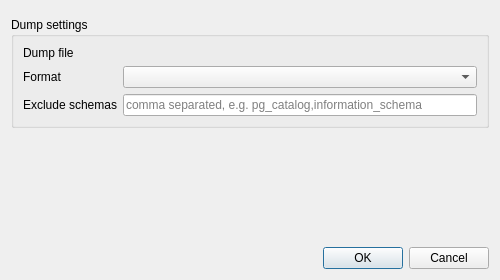
<?xml version="1.0" encoding="UTF-8"?>
<ui version="4.0">
 <class>Dialog</class>
 <widget class="QDialog" name="Dialog">
  <property name="geometry">
   <rect>
    <x>0</x>
    <y>0</y>
    <width>500</width>
    <height>280</height>
   </rect>
  </property>
  <property name="windowTitle">
   <string>Dump database</string>
  </property>
  <layout class="QVBoxLayout" name="verticalLayout">
   <item>
    <widget class="QWidget" name="messageBar_placeholder" native="true"/>
   </item>
   <item>
    <widget class="QGroupBox" name="groupBox">
     <property name="title">
      <string>Dump settings</string>
     </property>
     <layout class="QGridLayout" name="gridLayout">
      <item row="0" column="0">
       <widget class="QLabel" name="label_file">
        <property name="text">
         <string>Dump file</string>
        </property>
       </widget>
      </item>
      <item row="0" column="1">
       <widget class="QWidget" name="filePath_placeholder" native="true"/>
      </item>
      <item row="1" column="0">
       <widget class="QLabel" name="label_format">
        <property name="text">
         <string>Format</string>
        </property>
       </widget>
      </item>
      <item row="1" column="1">
       <widget class="QComboBox" name="format_comboBox"/>
      </item>
      <item row="2" column="0">
       <widget class="QLabel" name="label_exclude">
        <property name="text">
         <string>Exclude schemas</string>
        </property>
       </widget>
      </item>
      <item row="2" column="1">
       <widget class="QLineEdit" name="excludeSchemas_lineEdit">
        <property name="placeholderText">
         <string>comma separated, e.g. pg_catalog,information_schema</string>
        </property>
        <property name="clearButtonEnabled">
         <bool>true</bool>
        </property>
       </widget>
      </item>
     </layout>
    </widget>
   </item>
   <item>
    <spacer name="verticalSpacer">
     <property name="orientation">
      <enum>Qt::Vertical</enum>
     </property>
     <property name="sizeHint" stdset="0">
      <size>
       <width>20</width>
       <height>40</height>
      </size>
     </property>
    </spacer>
   </item>
   <item>
    <widget class="QDialogButtonBox" name="buttonBox">
     <property name="orientation">
      <enum>Qt::Horizontal</enum>
     </property>
     <property name="standardButtons">
      <set>QDialogButtonBox::Cancel|QDialogButtonBox::Ok</set>
     </property>
    </widget>
   </item>
  </layout>
 </widget>
 <resources/>
 <connections>
  <connection>
   <sender>buttonBox</sender>
   <signal>rejected()</signal>
   <receiver>Dialog</receiver>
   <slot>reject()</slot>
   <hints>
    <hint type="sourcelabel">
     <x>316</x>
     <y>260</y>
    </hint>
    <hint type="destinationlabel">
     <x>286</x>
     <y>274</y>
    </hint>
   </hints>
  </connection>
 </connections>
</ui>
